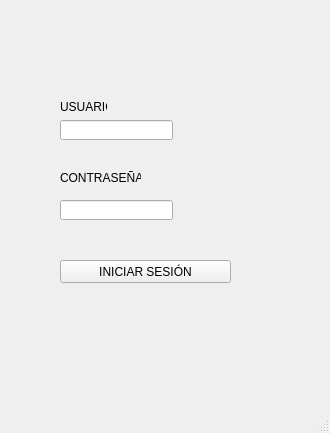
<?xml version="1.0" encoding="UTF-8"?>
<ui version="4.0">
 <class>MainWindow</class>
 <widget class="QMainWindow" name="MainWindow">
  <property name="geometry">
   <rect>
    <x>0</x>
    <y>0</y>
    <width>330</width>
    <height>433</height>
   </rect>
  </property>
  <property name="windowTitle">
   <string>MainWindow</string>
  </property>
  <widget class="QWidget" name="centralwidget">
   <widget class="QLabel" name="label">
    <property name="geometry">
     <rect>
      <x>60</x>
      <y>100</y>
      <width>47</width>
      <height>13</height>
     </rect>
    </property>
    <property name="text">
     <string>USUARIO</string>
    </property>
   </widget>
   <widget class="QLabel" name="label_2">
    <property name="geometry">
     <rect>
      <x>60</x>
      <y>170</y>
      <width>81</width>
      <height>16</height>
     </rect>
    </property>
    <property name="text">
     <string>CONTRASEÑA</string>
    </property>
   </widget>
   <widget class="QLineEdit" name="txtUsuario">
    <property name="geometry">
     <rect>
      <x>60</x>
      <y>120</y>
      <width>113</width>
      <height>20</height>
     </rect>
    </property>
   </widget>
   <widget class="QLineEdit" name="txtPassword">
    <property name="geometry">
     <rect>
      <x>60</x>
      <y>200</y>
      <width>113</width>
      <height>20</height>
     </rect>
    </property>
    <property name="inputMethodHints">
     <set>Qt::ImhHiddenText|Qt::ImhNoAutoUppercase|Qt::ImhNoPredictiveText|Qt::ImhSensitiveData</set>
    </property>
    <property name="echoMode">
     <enum>QLineEdit::Password</enum>
    </property>
   </widget>
   <widget class="QPushButton" name="btnIniciar">
    <property name="geometry">
     <rect>
      <x>60</x>
      <y>260</y>
      <width>171</width>
      <height>23</height>
     </rect>
    </property>
    <property name="text">
     <string>INICIAR SESIÓN</string>
    </property>
   </widget>
  </widget>
  <widget class="QMenuBar" name="menubar">
   <property name="geometry">
    <rect>
     <x>0</x>
     <y>0</y>
     <width>330</width>
     <height>21</height>
    </rect>
   </property>
  </widget>
  <widget class="QStatusBar" name="statusbar"/>
 </widget>
 <resources/>
 <connections/>
</ui>
